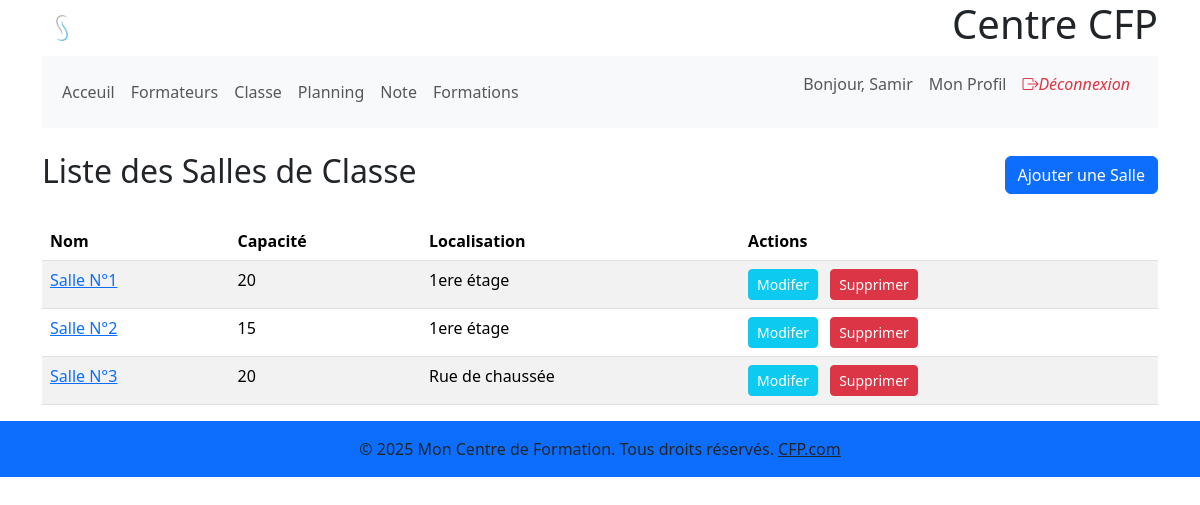
Page /formations/rooms/ (signed in) on the committed database.
### gestion_users/models.py (models this page shows, shortened)
class CustomUser(AbstractUser):
    role = models.CharField(max_length=50, choices=UserRole.choices, default=UserRole.STUDENT,
                            verbose_name=_("Rôle"))
    telephone = models.CharField(
        max_length=15, blank=True, null=True, verbose_name=_("Téléphone"))
    adress = models.TextField(blank=True, null=True, verbose_name=_("Adresse"))
    date_naissance = models.DateField(
        blank=True, null=True, verbose_name=_("Date de naissance"))
    photo = models.ImageField(upload_to='photos_profil/',
                              blank=True, null=True, verbose_name=_("Photo de profil"))
    class Meta:
        verbose_name = _("Utilisateur")
        verbose_name_plural = _("Utilisateurs")

### gestion_formations/models.py (models this page shows, shortened)
class Room(models.Model):
    name = models.CharField(max_length=100)
    capacite = models.PositiveIntegerField()
    equipements = models.TextField(blank=True)
    localisation = models.CharField(max_length=255, blank=True)

### gestion_formations/views.py (the view)
# urls.py: path('rooms/', views.RoomListView.as_view(), name='room_list'),
class RoomListView(LoginRequiredMixin, ListView):
    model = Room
    template_name = 'gestion_formations/room_list.html'
    context_object_name = 'rooms'
    ordering = ['name']

### gestion_formations/templates/gestion_formations/room_list.html (shortened to what this page needs)
{% extends 'base.html' %} {% block content %}
  <div class="container mt-4">
    <div class="d-flex justify-content-between align-items-center mb-4">
      <h2>Liste des Salles de Classe</h2>
      <a href="{% url 'gestion_formations:room_create' %}" class="btn btn-primary"> Ajouter une Salle</a>
    </div>
    {% if rooms %}
      <table class="table table-striped table-hover">
        <thead>
          <tr>
            <th>Nom</th>
            <th>Capacité</th>
            <th>Localisation</th>
            <th>Actions</th>
          </tr>
        </thead>
        <tbody>
          {% for room in rooms %}
            <tr>
              <td>
                <a href="{% url 'gestion_formations:room_detail' pk=room.pk %}">{{ room.name }}</a>
              </td>
              <td>{{ room.capacite }}</td>
              <td>{{ room.localisation|default:'Non spécifiée' }}</td>
              <td>
                <a href="{% url 'gestion_formations:room_update' pk=room.pk %}" class="btn btn-sm btn-info text-white me-2" title="Modifier">Modifer</a>
                <a href="{% url 'gestion_formations:room_delete' pk=room.pk %}" class="btn btn-sm btn-danger" title="Supprimer">Supprimer</a>
              </td>
            </tr>
          {% endfor %}
        </tbody>
      </table>
    {% else %}
      <div class="alert alert-info" role="alert">Aucune salle n'est enregistrée pour le moment.</div>
    {% endif %}
  </div>
{% endblock %}

### templates/includes/_nav.html (shortened to what this page needs)
<nav class="navbar navbar-expand-lg navbar-light bg-light">
  <div class="container-fluid">
    <div class="collapse navbar-collapse" id="navbarNav">
      <ul class="navbar-nav me-auto mb-2 mb-lg-0">
        <li class="nav-item">
          <a class="nav-link" href="#">Acceuil</a>
        </li>
        <li class="nav-item">
          <a class="nav-link" href="{% url 'gestion_users:formateurs_list' %}">Formateurs</a>
        </li>
        <li class="nav-item">
          <a class="nav-link" href="{% url 'gestion_formations:room_list' %}">Classe</a>
        </li>
        <li class="nav-item">
          <a class="nav-link" href="{% url 'gestion_formations:seance_calendar_page' %}">Planning</a>
        </li>
        <li class="nav-item">
          <a class="nav-link" href="#">Note</a>
        </li>
        <li class="nav-item">
          <a class="nav-link" href="{% url 'gestion_formations:formation_list' %}">Formations</a>
        </li>
      </ul>
      <ul class="navbar-nav ms-auto">
        {% if user.is_authenticated %}
          <li class="nav-item">
            <span class="nav-link">Bonjour, {{ user.first_name|default:user.username }}</span>
          </li>
          <li class="nav-item">
            <a class="nav-link" href="{% url 'gestion_users:profile' %}">Mon Profil</a>
          </li>
          <li class="nav-item">
            <form method="post" action="{% url 'gestion_users:logout' %}" class="form-inline">
              <a href="{% url 'gestion_users:logout' %}" class="nav-link text-danger"><i class="bi bi-box-arrow-right me-2">Déconnexion</i></a>
            </form>
          </li>
        {% endif %}
      </ul>
    </div>
  </div>
</nav>

### rows in the picture
CustomUser: first_name "Samir"
Room: name "Salle N°1", capacite "20", localisation "1ere étage"
Room: name "Salle N°2", capacite "15", localisation "1ere étage"
Room: name "Salle N°3", capacite "20", localisation "Rue de chaussée"
